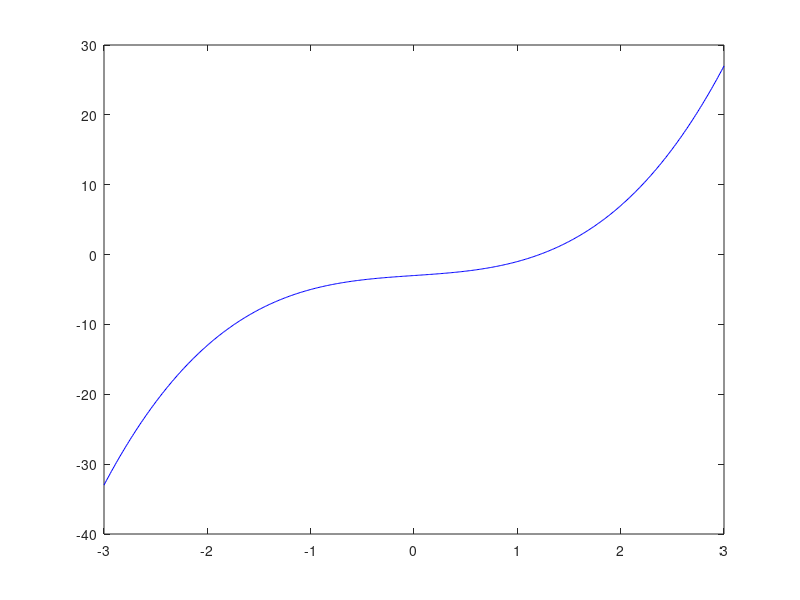

MATLAB code to generate this figure: (Note: this script raises an error after producing the figure.)
fprintf('--- 17.1: Newton''s Method ---\n');
cubicFunc = @(x) x.^3 + x - 3;
cubicDeriv = @(x) 3*x^2 + 1;
startPoints = [0, 1, 2, -1];   % different starting points

for startGuess = startPoints
    estimate = startGuess;
    for iterCount = 1:50
        nextEstimate = estimate - cubicFunc(estimate)/cubicDeriv(estimate);
        if abs(nextEstimate - estimate) < 1e-8
            estimate = nextEstimate; break;
        end
        estimate = nextEstimate;
    end
    fprintf('x0 = %.1f -> root = %.6f\n', startGuess, estimate);
end

plotGrid = linspace(-3, 3, 500);
figure; plot(plotGrid, cubicFunc(plotGrid), 'b'); hold on;
yline(0, 'k--');
plot(estimate, cubicFunc(estimate), 'ro', 'MarkerFaceColor', 'r');
xlabel('x'); ylabel('f(x)'); title('Newton''s Method Root'); grid on;
